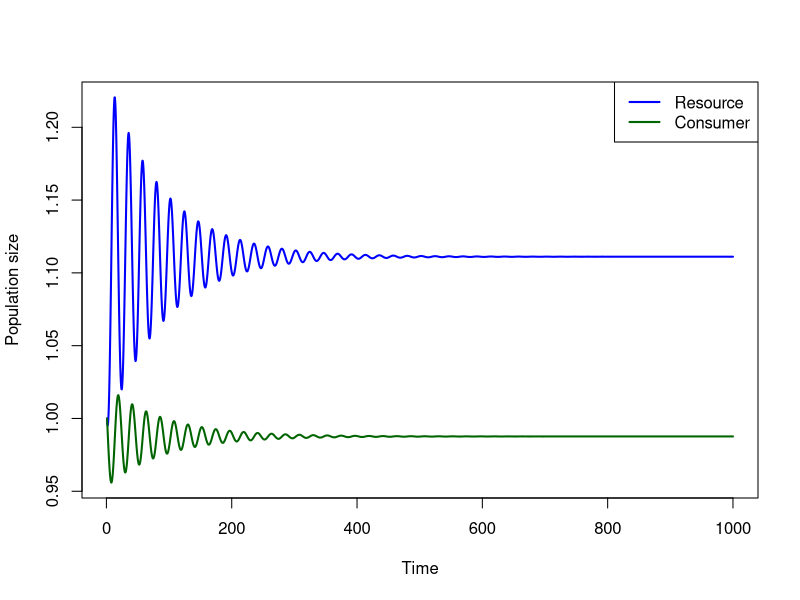
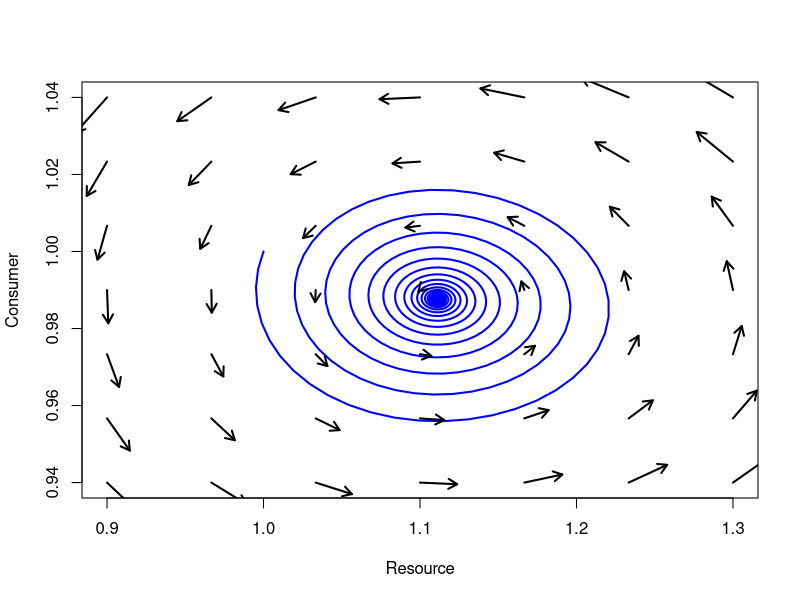
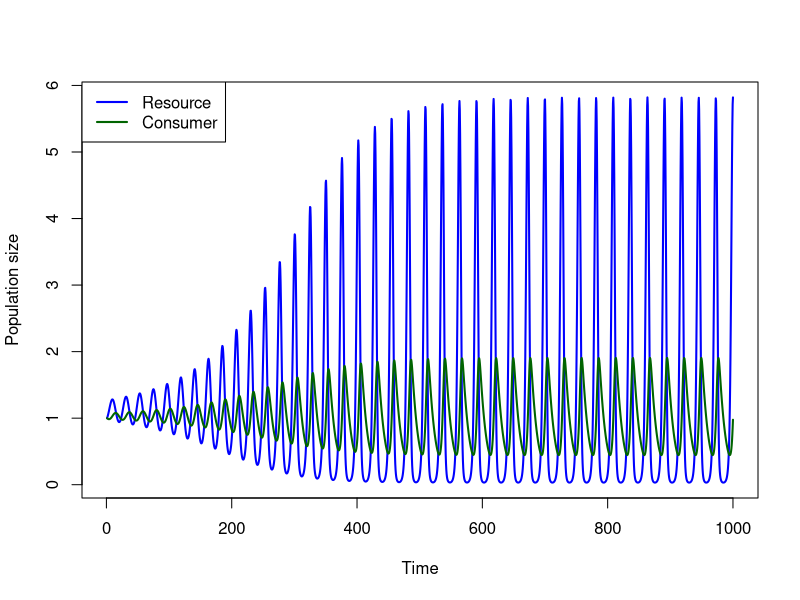
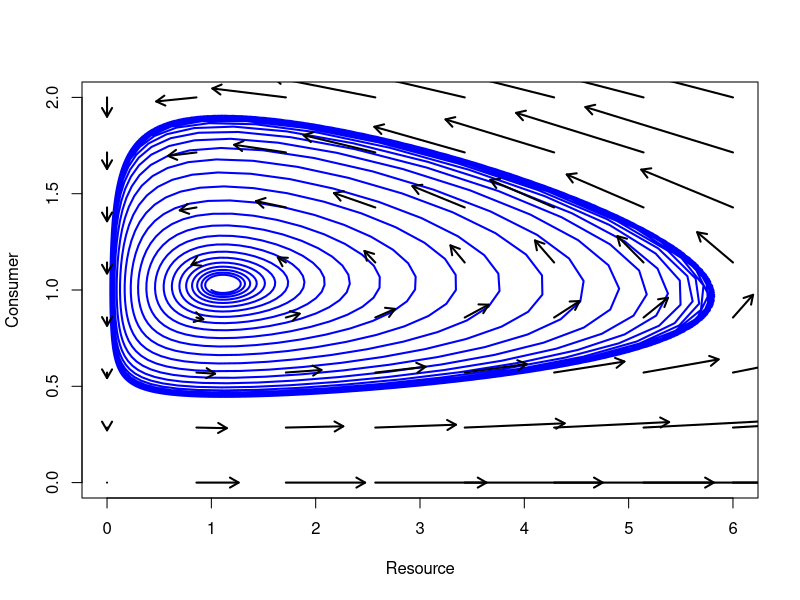
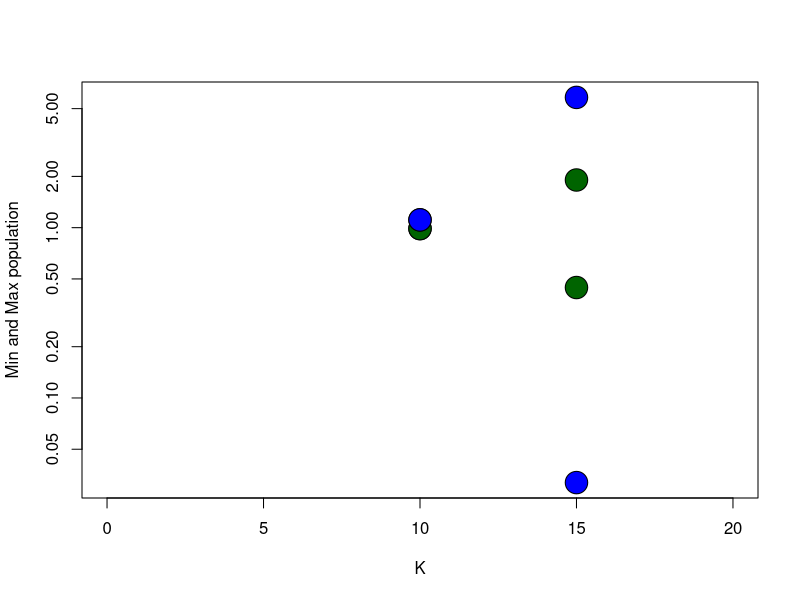
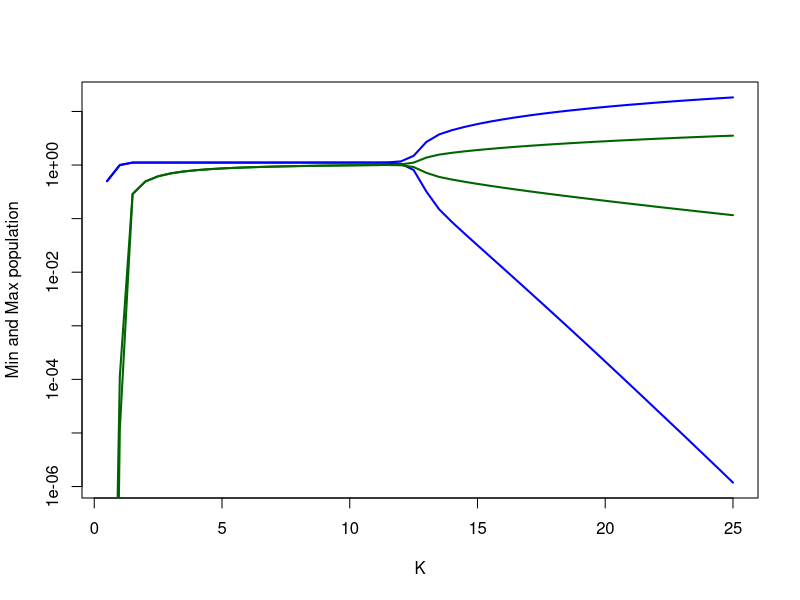
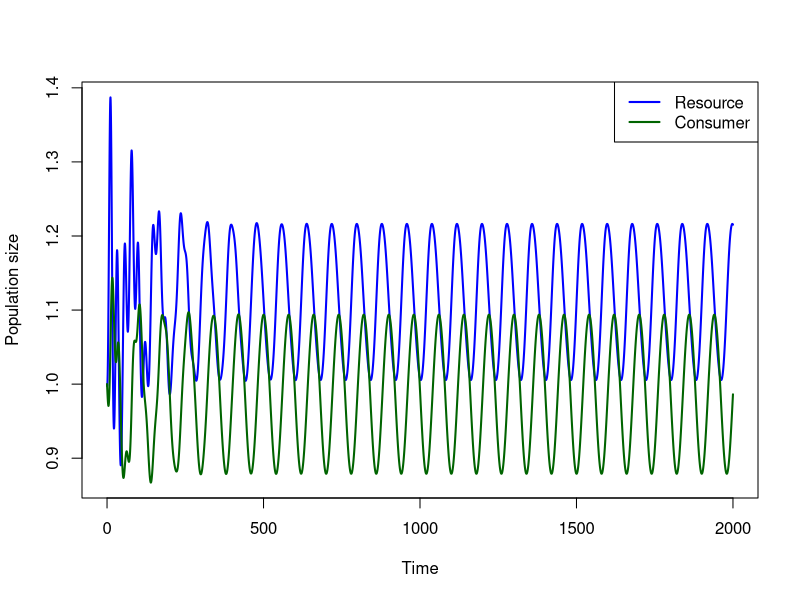
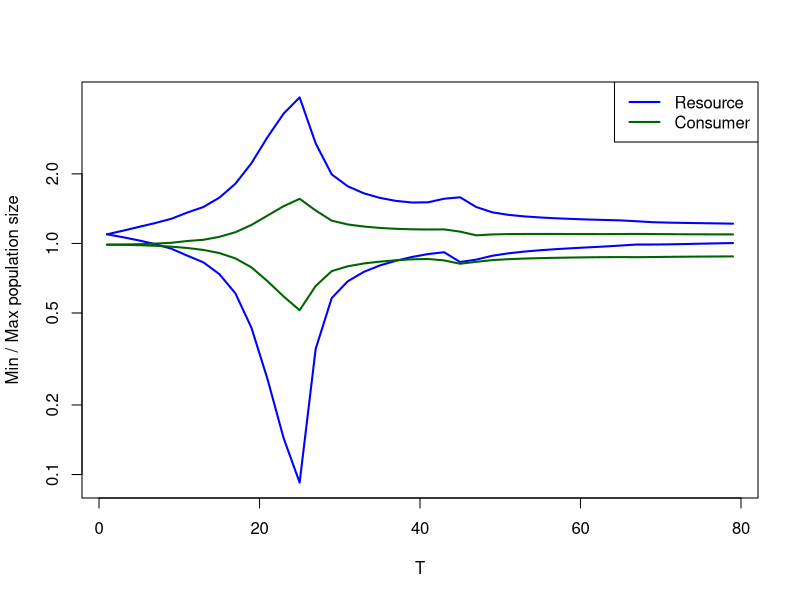

R code for these plots, in order:
## ---- chunk 1
##Carregando bibliotecas
library(deSolve)

### Modelo Rosenzweig-MacArthur###

## Sistema de EDOs a ser integrado
RM <- function(t, y, parms){
    with(as.list(c(y, parms)),
         {
             dR = r*R*(1-R/K) - a*R*C/(1+a*h*R)
             dC = e*a*R*C/(1 + a*h*R) - d*C
             return(list(c(R=dR,C=dC)))
         })
}

##parâmetros
parms1 = c(r=1, K=10, a=1, h=0.1, e=0.1, d=0.1)

## condições iniciais
y0 = c(R=1,C=1)

## rodando a integração numérica do tempo 1 a 1000
out = ode(y=y0, times = seq(from=1, to=1000, by=0.5), func = RM, parms = parms1)

##plotando a solução
    matplot(x=out[,1], y=out[,2:3], type = "l", lwd=2, lty=1,
            col=c("blue", "darkgreen"), xlab="Time", ylab="Population size")
    legend("topright", legend = c("Resource","Consumer"), 
           lty = 1, lwd=2, col=c("blue", "darkgreen"))

## ---- chunk 2
## Espaço de fases e pontos fixos
##primeiro precisamos calcular as coordenadas para os vetores
xs = seq(from=0.9, to=1.3, length.out=7)
ys = seq(from=0.94, to=1.04, length.out=7)
coords = expand.grid(R=xs, C=ys)
## E, em seguida, faça um loop sobre todas as coordenadas para calcular as derivadas nesses pontos
dvs = matrix(NA, ncol=2, nrow=nrow(coords))
for(i in 1:nrow(coords))
    dvs[i,] = unlist(RM(t=1, y = coords[i,], parms = parms1))

## agora plotamos a trajetória
    plot(x=out[,2], y=out[,3], type="l", lwd=2, col="blue",
        xlab="Resource",ylab="Consumer", xlim=c(0.9,1.3), ylim=c(0.94,1.04))
    ## e adicionamos o campo vetorial
    arrows(x0=coords[,1], y0=coords[,2], x1=coords[,1]+dvs[,1]*0.5,
           y1=coords[,2]+dvs[,2]*0.5, length=0.1, lwd=2)
## ---- chunk 3
# agora K = 15
parms2 = c(r=1, K=15, a=1, h=0.1, e=0.1, d=0.1)

out2 = ode(y=y0, times = seq(from = 1, to = 1000, by=0.5), func = RM, parms = parms2)

##plotando a solução
    matplot(x=out2[,1], y=out2[,2:3], type = "l", lwd=2, lty=1,col=c("blue", "darkgreen"),
            xlab="Time", ylab="Population size")
    legend("topleft", legend = c("Resource","Consumer"), lty = 1, lwd=2,
           col=c("blue", "darkgreen"))
## ---- chunk 4
## calculando os vetores novamente
xs = seq(from=0,to=6,length.out=8)
ys = seq(from=0,to=2,length.out=8)
coords = expand.grid(R=xs,C=ys)
dvs = matrix(NA, ncol=2, nrow=nrow(coords))
for(i in 1:nrow(coords))
    dvs[i,] = unlist(RM(t=1, y = coords[i,], parms = parms2))

##A trajetoria
    plot(x=out2[,2],y=out2[,3], type="l", lwd=2, col="blue",
         xlab="Resource", ylab="Consumer", xlim=c(0,6),ylim=c(0,2))
    ##e os vetores
    arrows(x0=coords[,1], y0=coords[,2], x1=coords[,1]+dvs[,1]*0.5,
           y1=coords[,2]+dvs[,2]*0.5, length=0.1, lwd=2)
## ---- chunk 5
##plotando tamanhos de população mínimo e máximo com diferentes valores de K

##objeto com os números de linha que usaremos para o gráfico a seguir
lines = (nrow(out)-500):nrow(out)

##criando um gráfico vazio
    plot(0.1, type="n", xlim=c(0,20), ylim=range(out2[lines,2:3]), log="y",
         xlab="K", ylab="Min and Max population")

##pontos para o K = 10
    points(x = c(10,10), y = range(out[lines,3]), pch=21,bg="darkgreen", cex=3)
    points(x = c(10,10), y = range(out[lines,2]), pch=21,bg="blue", cex=3)

##pontos para o K = 15
    points(c(15,15), range(out2[lines,3]), pch=21,bg="darkgreen", cex=3)
    points(c(15,15), range(out2[lines,2]), pch=21,bg="blue", cex=3)
## ---- chunk 6
## este bloco calcula soluções para muitos K's, deve levar algum tempo
KK = seq(from = 0.5, to=25, by=0.5)
rminmax = matrix(NA, ncol=2, nrow=length(KK))
cminmax = matrix(NA, ncol=2, nrow=length(KK))

## Faça um loop sobre todos os valores de K e obtenha os tamanhos mínimos e máximos da população

for(i in 1:length(KK)){
    parmsi = c(r=1, K=KK[i], a=1, h=0.1, e=0.1, d=0.1)  
    y0 = c(R=1,C=1)
    out3 = ode(y=y0, times = seq(from = 1, to = 1000, by=0.5), func = RM, parms = parmsi)
    rminmax[i,] = range(out3[(nrow(out3)-500):nrow(out3),2])
    cminmax[i,] = range(out3[(nrow(out3)-500):nrow(out3),3])
}
    plot(x=KK, y=rminmax[,1], type="l", lwd=2, col="blue",ylim=range(rminmax), log="y",
         xlab="K", ylab="Min and Max population")
    points(x=KK, y=rminmax[,2], type="l", lwd=2, col="blue")
    points(x=KK, y=cminmax[,1], type="l", lwd=2, col="darkgreen",ylim=range(rminmax))
    points(x=KK, y=cminmax[,2], type="l", lwd=2, col="darkgreen",ylim=range(rminmax))
## ---- chunk 7
### Dinâmica dos recursos do consumidor em um ambiente sazonal ###
## sequência temporal
time <- seq(0, 2000, by = .5)

## paramêtros: vetor
parameters <- c(r0=1, alpha=0.1, T=80, K=10, a=1, h=0.1, e=0.1, d=0.1)

## condições iniciais: vetor
state <- c(R = 1, C = 1)

## Função R para calcular o valor das derivadas em cada valor de tempo
## Use os nomes das variáveis conforme definido nos vetores acima
RM2 <- function(t, state, parameters){
    with(as.list(c(state, parameters)), {
        r = r0 * (1 + alpha*sin(2*pi*t/T))
        dR = R * ( r*(1 - R/K) - a*C / (1 + a*h*R) )
        dC = e*a*R*C / (1 + a*h*R) - d*C
        return(list(c(dR, dC)))
    })
}

## Integrando com ode
out <- ode(y = state, times = time, func = RM2, parms = parameters)

## plotando
    matplot(x = out[,1], y = out[,2:3], type="l", lwd=2, lty = 1,
            col=c("blue", "darkgreen"), xlab = "Time", ylab = "Population size")
    legend("topright", c("Resource", "Consumer"), lty=1, lwd=2, col=c("blue", "darkgreen"))
## ---- chunk 8
## Um diagrama de ressonância ##
## Nova sequência de tempo
time <- seq(0, 6000, by = 1)
## Sequência de valores de T
TT <- seq(1, 80, by = 2)

## Uma matriz para armazenar os resultados
results <- matrix(ncol=4, nrow=length(TT),
                  dimnames=list(NULL, c("R.min","R.max","C.min","C.max")))
## Loop sobre TT
for(i in 1:length(TT)){
    parameters <- c(r0=1, alpha=0.1, T=TT[i], K=10, a=1, h=0.1, e=0.1, d=0.1)
    tmp1 <- ode(y = state, times = time, func = RM2, parms = parameters)
    results[i,1:2] <- range(tmp1[1001:nrow(tmp1), 2])
    results[i,3:4] <- range(tmp1[1001:nrow(tmp1), 3])
}

## Plotando
    plot(R.min ~ TT , data=results, type="l", lwd=2, lty = 1,
         col="blue", xlab = "T", ylab = "Min / Max population size",
         log="y", ylim = range(results))
    lines(R.max ~ TT, data=results,  type="l", lwd=2, lty = 1, col=c("blue"))
    lines(C.min ~ TT, data=results,  type="l", lwd=2, lty = 1, col=c("darkgreen"))
    lines(C.max ~ TT, data=results,  type="l", lwd=2, lty = 1, col=c("darkgreen"))   
    legend("topright", c("Resource", "Consumer"), lty=1, lwd=2, col=c("blue", "darkgreen"))
